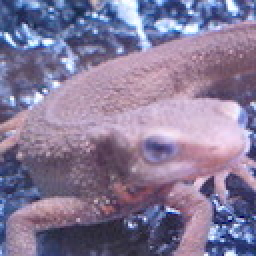
#> input picture Q_91_100/imori.jpg, 128 x 128 px (shown 2 times larger)
$ python 92.py   (older library calls are emulated)
#> lines starting #> are read from the running program, lines starting #| are printed output that depends on the picture
### Q_91_100/save.py
import cv2

def result(img, name):
    cv2.imwrite(name+".jpg", img)
    cv2.imshow(name, img)
    cv2.waitKey(0)
    cv2.destroyAllWindows()

### Q_91_100/92.py

# coding: utf-8

# In[19]:


import cv2
import numpy as np
from save import result

img = cv2.imread("imori.jpg").astype(np.float32)
H, W, C = img.shape
#> H = 128; W = 128; C = 3
img = img.reshape(-1, C)

# k-means
K=5
np.random.seed(0)
i = np.random.choice(np.arange(H*W), 5, replace=False)
#> i = [3180, 10131, 7536, 598, 5136]
Class = img[i].copy()
#> Class = [[140, 121, 148], [135, 109, 122], [211, 189, 213], [135, 86, 84], [118, 99, 96]]
index = np.zeros((H*W), dtype=np.int)
#> index = 16384 values from 0 to 0


# In[23]:


while True:
    # labeling to each pixel
    for i in range(len(img)):
        distance = np.sqrt(np.sum(np.square(np.abs(Class - img[i])), axis=1))
        index[i] = np.argmin(distance)

    # calculate mean in each label
    newClass = np.zeros_like(Class, dtype=np.float32)
    updated = False
    for idx in range(K):
        newClass[idx] = np.mean(img[np.where(index==idx)[0]], axis=0)

    if (Class != newClass).any():
        Class = newClass
        updated = True
    else:
        break
#> after the loop, Class = [[182.9, 156.4, 181.1], [157.3, 124, 136.7], [228.4, 201.8, 211.8], [91.52, 57.49, 56.79], [121.7, 88.03, 96.16]]; index = 16384 values, max 4 at index 0, min 0 at index 13, mean 1.95


# In[33]:


out = np.zeros((H,W,C), dtype=np.float32)
out = Class[index].reshape(out.shape)
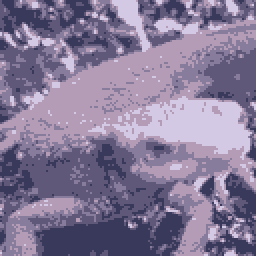
#> out: shape (128, 128, 3) float32 (shown 2 times larger); mean of channels 0, 1, 2 152.8, 121.8, 134.1; drawn as B, G, R
out = out.astype(np.uint8)


# In[34]:


result(out, "92")


# ## k-means (k=10)

# In[36]:


img = cv2.imread("imori.jpg").astype(np.float32)
H, W, C = img.shape
img = img.reshape(-1, C)

# k-means
K=10
np.random.seed(0)
i = np.random.choice(np.arange(H*W), K, replace=False)
Class = img[i].copy()
#> Class = [[140, 121, 148], [135, 109, 122], [211, 189, 213], [135, 86, 84], [118, 99, 96], [120, 81, 73], [187, 163, 193], [102, 81, 103], [68, 52, 53], [126, 97, 112]]
index = np.zeros((H*W), dtype=np.int)
#> index = 16384 values from 0 to 0

while True:
    # labeling to each pixel
    for i in range(len(img)):
        distance = np.sqrt(np.sum(np.square(np.abs(Class - img[i])), axis=1))
        index[i] = np.argmin(distance)

    # calculate mean in each label
    newClass = np.zeros_like(Class, dtype=np.float32)
    updated = False
    for idx in range(K):
        newClass[idx] = np.mean(img[np.where(index==idx)[0]], axis=0)

    if (Class != newClass).any():
        Class = newClass
        updated = True
    else:
        break
#> after the loop, Class = [[179.9, 156, 185.3], [210.4, 159.3, 139.8], [244.1, 220.1, 219.4], [166, 116, 101.9], [126.2, 101.4, 123.9], [130.4, 80.92, 67.82], [209.2, 182.4, 206.1], [103.8, 78.36, 96.2], [83.91, 52.62, 52.3], [155.3, 131.2, 159.8]]; index = 16384 values, max 9 at index 45, min 0 at index 46, mean 4.74

out = np.zeros((H,W,C), dtype=np.float32)
out = Class[index].reshape(out.shape)
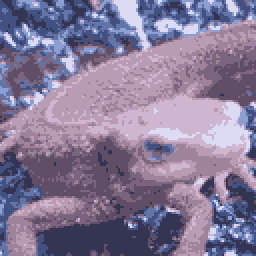
#> out: shape (128, 128, 3) float32 (shown 2 times larger); mean of channels 0, 1, 2 152.8, 121.8, 134.1; drawn as B, G, R
out = out.astype(np.uint8)


# In[37]:


result(out, "92_K10")


# ### try another image

# In[38]:


img = cv2.imread("madara.jpg").astype(np.float32)
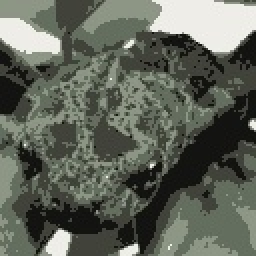
#> input picture Q_91_100/madara.jpg, 128 x 128 px (shown 2 times larger)
H, W, C = img.shape
img = img.reshape(-1, C)

# k-means
K=5
np.random.seed(0)
i = np.random.choice(np.arange(H*W), K, replace=False)
#> i = [3180, 10131, 7536, 598, 5136]
Class = img[i].copy()
#> Class = [[233, 239, 238], [15, 22, 19], [17, 19, 19], [232, 237, 238], [13, 23, 17]]
index = np.zeros((H*W), dtype=np.int)

while True:
    # labeling to each pixel
    for i in range(len(img)):
        distance = np.sqrt(np.sum(np.square(np.abs(Class - img[i])), axis=1))
        index[i] = np.argmin(distance)

    # calculate mean in each label
    newClass = np.zeros_like(Class, dtype=np.float32)
    updated = False
    for idx in range(K):
        newClass[idx] = np.mean(img[np.where(index==idx)[0]], axis=0)

    if (Class != newClass).any():
        Class = newClass
        updated = True
    else:
        break
#> after the loop, Class = [[231.4, 237.4, 237.7], [76.22, 88.1, 82.32], [16.86, 20.33, 19.69], [133.9, 149.3, 141.1], [12.68, 18, 16.73]]; index = 16384 values, max 4 at index 2082, min 0 at index 76, mean 1.5

out = np.zeros((H,W,C), dtype=np.float32)
out = Class[index].reshape(out.shape)
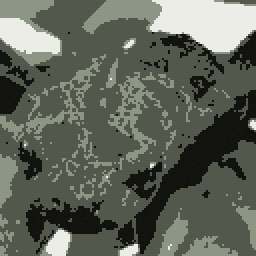
#> out: shape (128, 128, 3) float32 (shown 2 times larger); mean of channels 0, 1, 2 89.6, 100.2, 95.4; drawn as B, G, R
out = out.astype(np.uint8)


# In[39]:


result(out, "madara")
